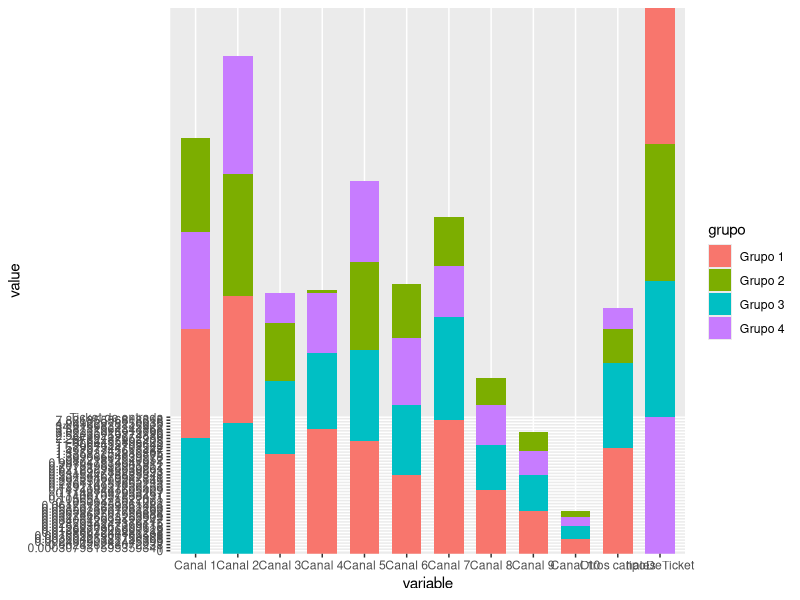
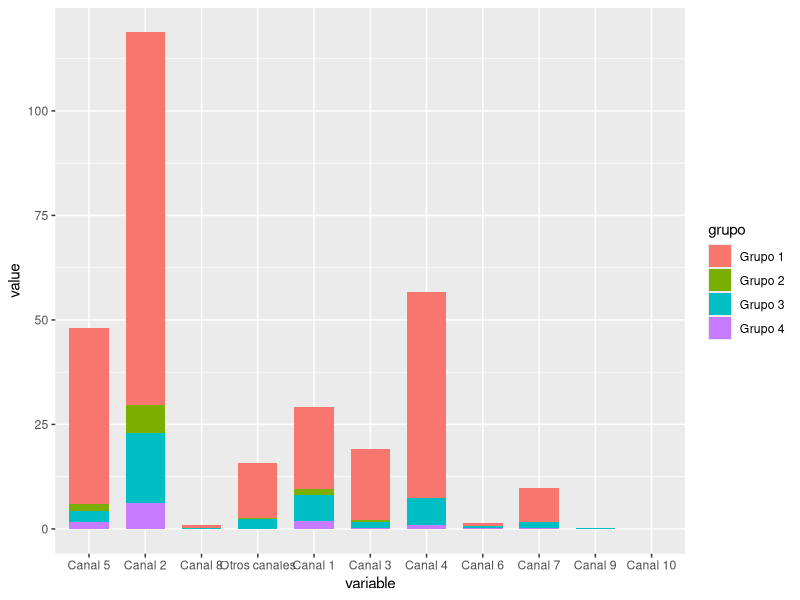

Source code (R) for these figures, in order:
## ---- chunk 1
library(tidyverse)
datos = read.csv("SegmentacionJerarquica.csv", sep=";") 
## ---- chunk 2
totalPorGrupos <- datos %>% group_by(grupo) %>% 
                  summarise(across(everything(), sum))
totalPorGrupos
## ---- chunk 3
grupo <- c(1,2,3,4)
renombrarColumnas <- function(dataFrame, regexColumnas, nombresNuevos)
{
  return (dataFrame[grep(regexColumnas, names(dataFrame))] %>% 
                               setNames(nombresNuevos))
}

calcularPorcentajes <- function(dataFrame)
{
  return (dataFrame/ sum(dataFrame) * 100)
}

agregarColumnaDeGrupos <- function(dataFrame)
{
  grupo <- c("Grupo 1", "Grupo 2", "Grupo 3", "Grupo 4")
  return(cbind(grupo, dataFrame))
}

agregarColumnaDeTipoTicket <- function(dataFrame, tipoDeTicket)
{
  return(cbind(dataFrame, tipoDeTicket))
}

regexTiquetDeEntrada = "en_vm.*"
nombresDeCanalesDeEntrada = c("Canal 1", "Canal 2", 
                           "Canal 3", "Canal 4",
                           "Canal 5", "Canal 6",     
                           "Canal 7", "Canal 8",
                           "Canal 9", "Canal 10",
                           "Otros canales")
TiquetsDeEntradaEnPorcentajes <-renombrarColumnas(totalPorGrupos, regexTiquetDeEntrada, nombresDeCanalesDeEntrada) %>%
                                calcularPorcentajes() %>%
                                agregarColumnaDeGrupos() %>%
                                agregarColumnaDeTipoTicket("Ticket de entrada")

regexTransaccionesDeEntrada = "en_tx.*"
transaccionesDeEntradaEnPorcentajes <-renombrarColumnas(totalPorGrupos, regexTransaccionesDeEntrada, nombresDeCanalesDeEntrada) %>%
                                calcularPorcentajes() %>%
                                agregarColumnaDeGrupos() %>%
                                agregarColumnaDeTipoTicket("Transacciones de entrada")


regexTiquetDeSalida ="sal_vm.*"
nombresDeCanalesDeSalida = c("Canal 5","Canal 2", "Canal 8","Otros canales")
ticketsDeSalidaEnPorcentajes <-renombrarColumnas(totalPorGrupos, regexTiquetDeSalida, nombresDeCanalesDeSalida) %>%
                                calcularPorcentajes() %>%
                                agregarColumnaDeGrupos() %>%
                                agregarColumnaDeTipoTicket("Ticket de salida")
## ---- chunk 4
TiquetsDeEntradaEnPorcentajes
## ---- chunk 5
ggplot(data=reshape2::melt(TiquetsDeEntradaEnPorcentajes, id.vars = "grupo"), aes(x=variable, y=value, fill=grupo)) + 
  geom_bar(width = 0.7, stat="identity", position="stack") 
## ---- chunk 6
transaccionesDeEntradaEnPorcentajes
## ---- chunk 7
test <- rbind(transaccionesDeEntradaEnPorcentajes, TiquetsDeEntradaEnPorcentajes)

## ---- chunk 8
test
## ---- chunk 9
test <- rbind(reshape2::melt(ticketsDeSalidaEnPorcentajes),
reshape2::melt(TiquetsDeEntradaEnPorcentajes),
reshape2::melt(transaccionesDeEntradaEnPorcentajes)
)


## ---- chunk 10
ggplot(data=test, aes(x=variable, y=value, fill=grupo)) + 
   geom_bar(width = 0.7, stat="identity", position="stack") 
